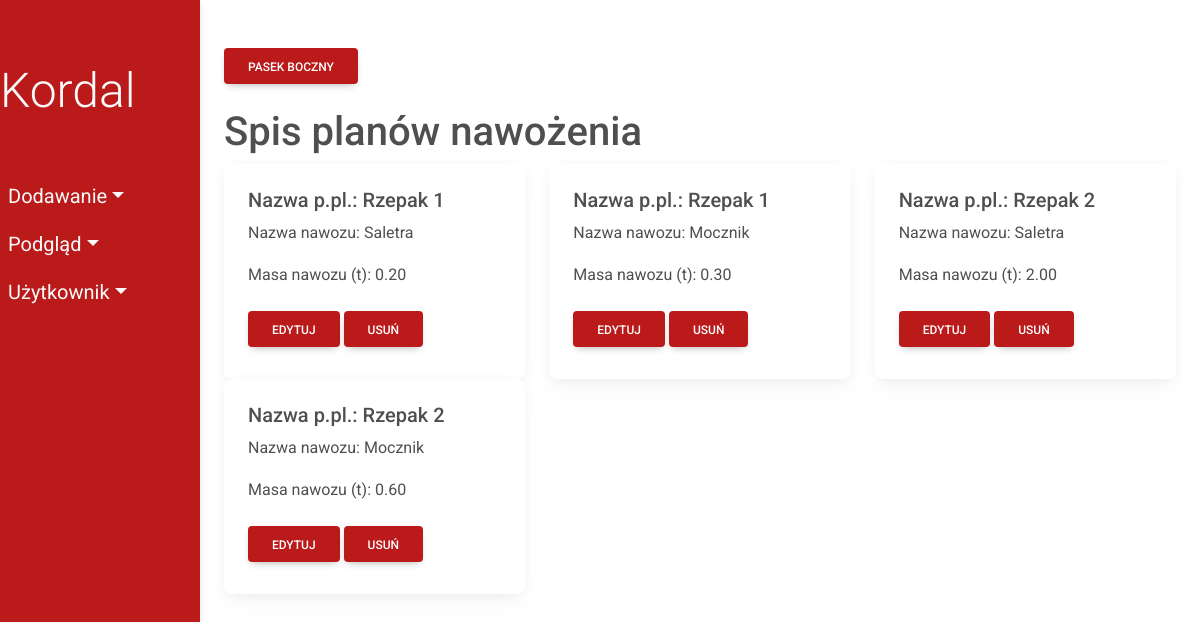
/fertilization_plans/ (signed in), run on the app's committed database.
### fields/models.py (models this page shows)
class FertilizationPlan(models.Model):
    predicted_crop = models.ForeignKey(
        'PredictedCrop', on_delete=models.CASCADE)
    fertilizer = models.ForeignKey('Fertilizer', on_delete=models.CASCADE)
    fertilizer_mass = models.DecimalField(max_digits=10, decimal_places=2)
    class Meta:
        db_table = 'FertilizationPlan'

class PredictedCrop(models.Model):
    predicted_crop_name = models.CharField(max_length=50)
    plant = models.ForeignKey(Plant, on_delete=models.CASCADE)
    crop_mass = models.DecimalField(max_digits=10, decimal_places=2)
    class_field = models.ForeignKey(
        ClassField, on_delete=models.CASCADE, db_column='class_id')
    class Meta:
        db_table = 'PredictedCrop'
    def __str__(self):
        return self.predicted_crop_name

class Fertilizer(models.Model):
    fertilizer_name = models.CharField(max_length=50)
    price = models.DecimalField(max_digits=10, decimal_places=2)
    class Meta:
        db_table = 'Fertilizer'
    def __str__(self):
        return self.fertilizer_name

### fields/views/viewsFertilizationPlan.py (the view)
# urls.py: path('fertilization_plans/', viewsFertilizationPlan.show_fertilization_plans,
def show_fertilization_plans(request):
    fertilization_plans = FertilizationPlan.objects.all()
    return render(request, 'fields/show/fertilizationPlan.html', {'fertilization_plans': fertilization_plans})

### fields/templates/fields/show/fertilizationPlan.html
{% extends 'fields/index.html' %}
      {% block content %}
      <h1>Spis planów nawożenia</h1>
      <div class="row">
        {% for fertilization_plan in fertilization_plans %}
        <div class="col-sm-4">
          <div class="card">
            <div class="card-body">
              <h5 class="card-title">Nazwa p.pl.: {{ fertilization_plan.predicted_crop}}</h5>
              <p class="card-text">Nazwa nawozu: {{ fertilization_plan.fertilizer}}</p>
              <p class="card-text">Masa nawozu (t): {{ fertilization_plan.fertilizer_mass}}</p>
              <a href="update/{{fertilization_plan.id}}" class="btn my-2 menu-btn">Edytuj</a>
              <a href="delete/{{fertilization_plan.id}}" class="btn my-2 menu-btn">Usuń</a>
            </div>
          </div>
        </div>
        {% endfor %}
      </div>
    {% endblock %}

### fields/static/css/style.css (style rules this page uses)
* { margin: 0; padding: 0; box-sizing: border-box; }
:root { --nav-bg: #bb1a1a; --dropdown-bg: #cc2b2b }
body { min-height: 100vh; background-color: #fff; }
.menu-btn { background-color: var(--nav-bg); color:#fff }

### data on the page
FertilizationPlan: predicted_crop "Rzepak 1", fertilizer "Saletra", fertilizer_mass "0.20"
FertilizationPlan: predicted_crop "Rzepak 1", fertilizer "Mocznik", fertilizer_mass "0.30"
FertilizationPlan: predicted_crop "Rzepak 2", fertilizer "Saletra", fertilizer_mass "2.00"
FertilizationPlan: predicted_crop "Rzepak 2", fertilizer "Mocznik", fertilizer_mass "0.60"
